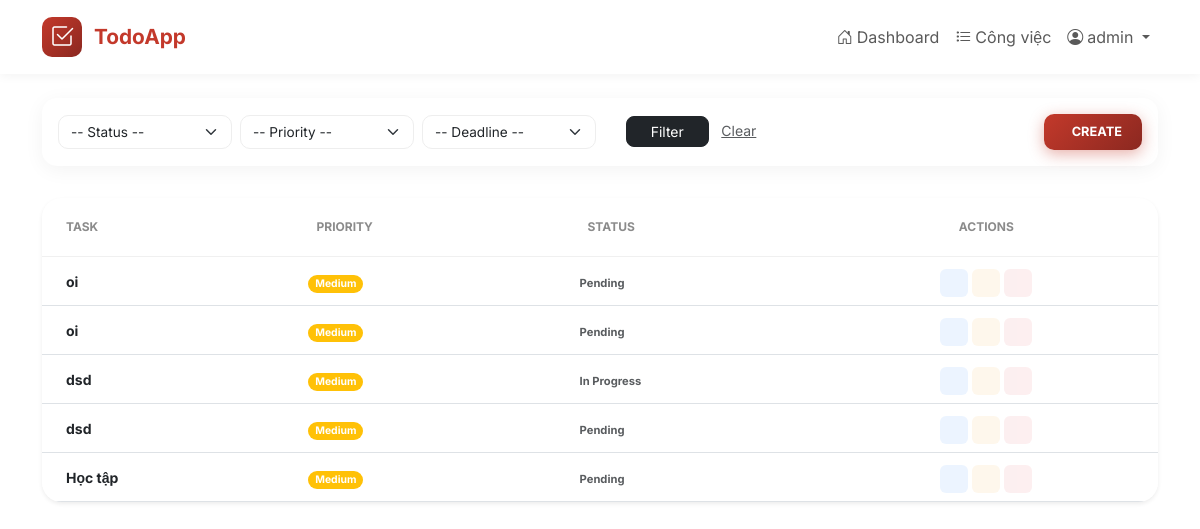
The app's page /tasks/ (signed in), older data.
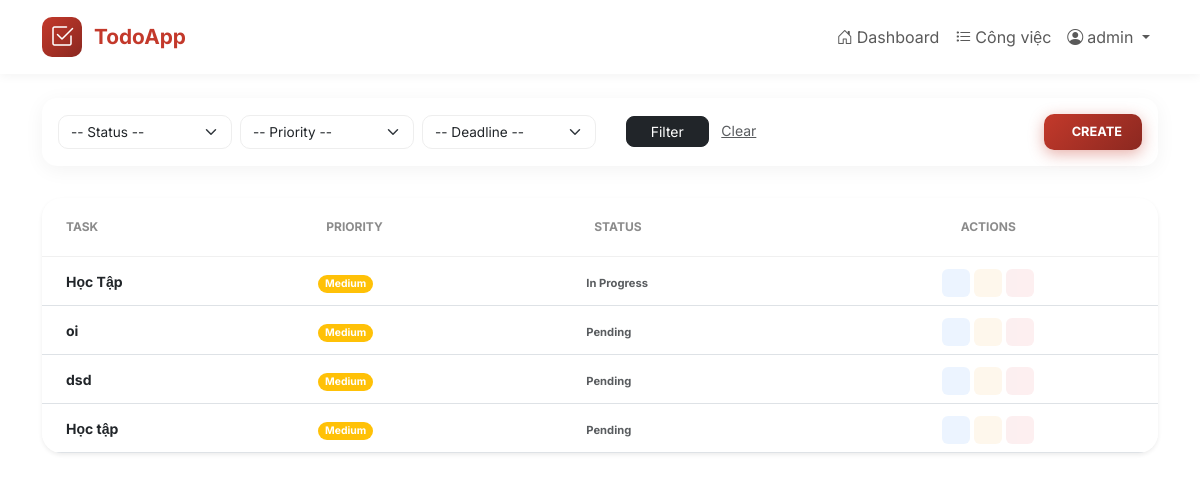
The same page, newer data.
### tasks/models.py (models this page shows, shortened)
class Task(models.Model):
    PRIORITY_CHOICES = [
        ('low', 'Low'),
        ('medium', 'Medium'),
        ('high', 'High'),
    ]
    STATUS_CHOICES = [
        ('pending', 'Pending'),
        ('in_progress', 'In Progress'),
        ('completed', 'Completed'),
        ('cancelled', 'Cancelled'),
    ]
    id = models.UUIDField(primary_key=True, default=uuid.uuid4, editable=False)
    user = models.ForeignKey(
        settings.AUTH_USER_MODEL,
        on_delete=models.CASCADE,
        related_name='tasks'
    )
    title = models.CharField(max_length=200)
    description = models.TextField(blank=True, null=True)
    deadline = models.DateTimeField(blank=True, null=True)
    priority = models.CharField(
        max_length=10,
        choices=PRIORITY_CHOICES,
        default='medium'
    )
    status = models.CharField(
        max_length=20,
        choices=STATUS_CHOICES,
        default='pending'
    )
    created_at = models.DateTimeField(auto_now_add=True)
    updated_at = models.DateTimeField(auto_now=True)
    class Meta:
        ordering = ['-created_at']
        verbose_name = 'Task'
        verbose_name_plural = 'Tasks'
    @property
    def is_overdue(self):
        if self.deadline and self.status != 'completed':
            return timezone.now() > self.deadline
        return False

### tasks/views.py (the view, shortened to what this page needs)
# urls.py: path('', views.task_list, name='task_list'),
@login_required
def task_list(request):
    tasks = Task.objects.filter(user=request.user)
    status_filter = request.GET.get('status')
    priority_filter = request.GET.get('priority')
    deadline_filter = request.GET.get('deadline')  # 'overdue', 'today', 'week', 'month'
    if status_filter:
        tasks = tasks.filter(status=status_filter)
    if priority_filter:
        tasks = tasks.filter(priority=priority_filter)
    sort_by = request.GET.get('sort', '-created_at')  # Default: newest first
    valid_sorts = [
        'created_at', '-created_at',  # By creation date
        'deadline', '-deadline',  # By deadline
        'priority', '-priority',  # By priority
        'status', '-status',  # By status
        'title', '-title',  # By title
    ]
    if sort_by in valid_sorts:
        if sort_by in ['deadline', '-deadline']:
            if sort_by == 'deadline':
                tasks = tasks.order_by('deadline', 'created_at')
            else:
                tasks = tasks.order_by('-deadline', 'created_at')
        else:
            tasks = tasks.order_by(sort_by)
    else:
        tasks = tasks.order_by('-created_at')
    page = request.GET.get('page', 1)
    paginator = Paginator(tasks, 10)  # 10 tasks per page
    try:
        tasks_page = paginator.page(page)
    except PageNotAnInteger:
        tasks_page = paginator.page(1)
    except EmptyPage:
        tasks_page = paginator.page(paginator.num_pages)
    context = {
        'tasks': tasks_page,
        'status_filter': status_filter,
        'priority_filter': priority_filter,
        'deadline_filter': deadline_filter,
        'sort_by': sort_by,
        'paginator': paginator,
    }
    return render(request, 'tasks/task_list.html', context)

### tasks/templates/tasks/task_list.html (shortened to what this page needs)
{% extends 'base.html' %}
{% block content %}
<div class="container py-4">
    <div class="card filter-card">
        <div class="card-body p-3">
            <form method="get" class="row g-2 align-items-center">
                <div class="col-md-2">
                    <select name="status" class="form-select form-select-brand">
                        <option value="">-- Status --</option>
                    </select>
                </div>
                <div class="col-md-2">
                    <select name="priority" class="form-select form-select-brand">
                        <option value="">-- Priority --</option>
                    </select>
                </div>
                <div class="col-md-2">
                    <select name="deadline" class="form-select form-select-brand">
                        <option value="">-- Deadline --</option>
                    </select>
                </div>
                <div class="col-md-2 text-center">
                    <button type="submit" class="btn btn-dark btn-sm px-4 rounded-3">Filter</button>
                    <a href="{% url 'task_list' %}" class="text-muted small ms-2">Clear</a>
                </div>
                <div class="col-md-4 text-end">
                    <a href="{% url 'task_create' %}" class="btn-create-brand">
                         CREATE
                    </a>
                </div>
            </form>
        </div>
    </div>
    <div class="task-table-container shadow-sm">
        <div class="table-responsive">
            <table class="table table-hover align-middle mb-0">
                <thead>
                    <tr>
                        <th class="ps-4">Task</th>
                        <th>Priority</th>
                        <th>Status</th>
                        <th class="text-center">Actions</th>
                    </tr>
                </thead>
                <tbody>
                    {% for task in tasks %}
                    <tr class="task-row">
                        <td class="ps-4">
                            <a href="{% url 'task_detail' task.id %}" class="text-decoration-none text-dark fw-bold small">
                                {{ task.title }}
                            </a>
                        </td>
                        <td>
                            <span class="badge {% if task.priority == 'high' %}bg-danger{% elif task.priority == 'medium' %}bg-warning{% else %}bg-info{% endif %} rounded-pill" style="font-size: 0.65rem;">
                                {{ task.get_priority_display }}
                            </span>
                        </td>
                        <td>
                            <small class="text-muted fw-bold" style="font-size: 0.7rem;">
                                {{ task.get_status_display }}
                            </small>
                        </td>
                        <td class="text-center">
                            <div class="d-inline-flex">
                                <a href="{% url 'task_detail' task.id %}" class="btn-action-small btn-view-sm" title="View">
                                </a>
                                <a href="{% url 'task_update' task.id %}" class="btn-action-small btn-edit-sm" title="Edit">
                                </a>
                                <a href="{% url 'task_delete' task.id %}" class="btn-action-small btn-delete-sm" title="Delete">
                                </a>
                            </div>
                        </td>
                    </tr>
                    {% empty %}
                    <tr>
                        <td colspan="4" class="text-center py-5 text-muted">
                            No tasks available.
                        </td>
                    </tr>
                    {% endfor %}
                </tbody>
            </table>
        </div>
    </div>
</div>
{% endblock %}

Row changes from the older to the newer data that the page shows:
removed Task: title "oi", priority "Medium", status "Pending"
removed Task: title "dsd", priority "Medium", status "In Progress"
added Task: title "Học Tập", priority "Medium", status "In Progress"
